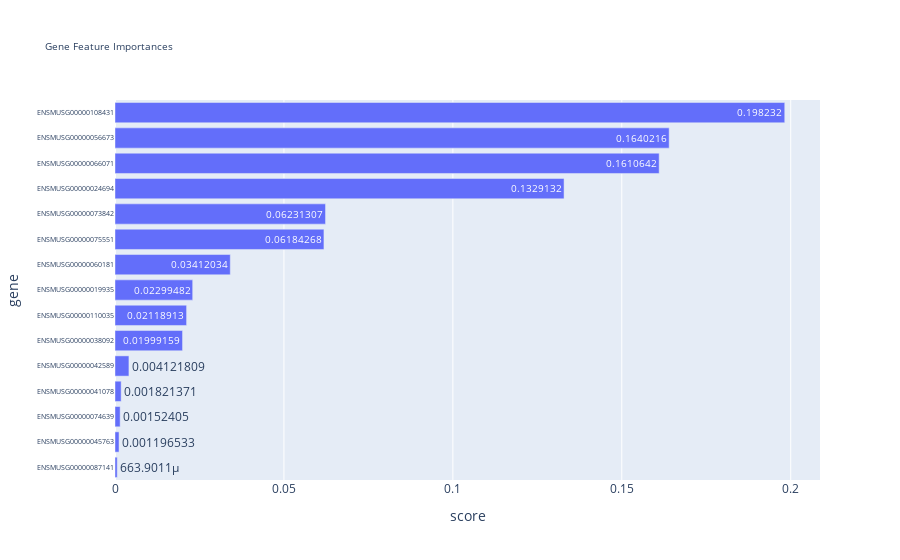

Notebook source saved alongside this figure:
### Markdown cell above
## plot

### Code cell
_ = plot_feature_scores(features_ranked)

### Figure 1 — Plotly figure (JSON) as saved in the notebook; plotly's stock layout.template omitted (floating-point values rounded to 4 significant figures)
{"data": [{"alignmentgroup": "True", "hovertemplate": "score=%{x}<br>gene=%{y}<extra></extra>", "legendgroup": "", "marker": {"color": "#636efa", "pattern": {"shape": ""}}, "name": "", "offsetgroup": "", "orientation": "h", "showlegend": false, "textposition": "auto", "texttemplate": "%{x}", "type": "bar", "x": [0.0006639, 0.001197, 0.001524, 0.001821, 0.004122, 0.01999, 0.02119, 0.02299, 0.03412, 0.06184, 0.06231, 0.1329, 0.1611, 0.164, 0.1982], "xaxis": "x", "y": ["ENSMUSG00000087141", "ENSMUSG00000045763", "ENSMUSG00000074639", "ENSMUSG00000041078", "ENSMUSG00000042589", "ENSMUSG00000038092", "ENSMUSG00000110035", "ENSMUSG00000019935", "ENSMUSG00000060181", "ENSMUSG00000075551", "ENSMUSG00000073842", "ENSMUSG00000024694", "ENSMUSG00000066071", "ENSMUSG00000056673", "ENSMUSG00000108431"], "yaxis": "y"}], "layout": {"barmode": "relative", "legend": {"tracegroupgap": 0}, "title": {"font": {"size": 10}, "text": "Gene Feature Importances"}, "xaxis": {"anchor": "y", "domain": [0, 1], "title": {"text": "score"}}, "yaxis": {"anchor": "x", "domain": [0, 1], "tickfont": {"size": 7}, "title": {"text": "gene"}}}}
